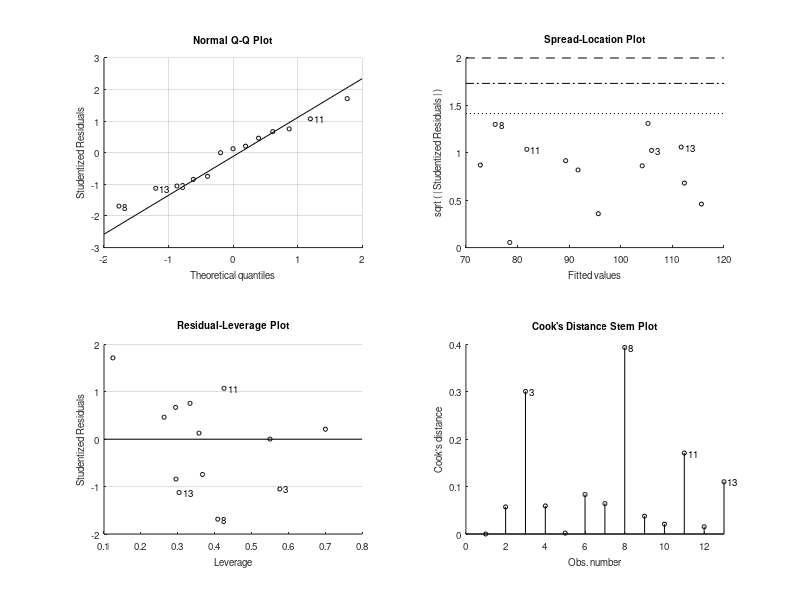

Write MATLAB code to recreate this figure. (Note: this script raises an error after producing the figure.)
%%
clear; close all; clc;
disp('>> ')
disp('>> ')
disp('>> ========= WELCOME TO THE OENG1116 TUTORIAL-7===========')
disp('>> ')
disp('>> ')
disp('>> ')
disp('>> ')
commandwindow

%%
clear;
clc;
disp('>> ')
disp('>> ')
disp('>> ========= Example of fitlm_1===========')
disp('>> ')
disp('>> ')
disp('>> ')
rng(1);
load hald % built-in data set in Matlab
mdl = fitlm(ingredients,heat,'linear') ; 
heatpred = predict(mdl,ingredients);
table( heat( : ),heatpred( : ), 'VariableNames',... 
    {' Heat',' Predicted_heat'}) %Show the results of data of the output and predicted output.

%%
clear;
clc;
disp('>> ')
disp('>> ')
disp('>> ========= fitlm_2===========')% regression1.xlsx has been used .
disp('>> ')
disp('>> ')
disp('>> ')
rng(1);
Filename='regression1.xlsx';
Sheetread='sheet1';
Input1='A1:A100';
output1='B1:B100';
Input=xlsread(Filename,Sheetread,Input1); %Read Microsoft Excel 
Target=xlsread(Filename,Sheetread,output1 );
x=Input;
t=Target;
t= fillmissing(t,'spline'); %fill in the missing output data
mdl = fitlm(x,t,'linear');
ypred = predict(mdl,x);
plot(x,t,'o',x,ypred,'x')
legend('Data','Predictions')


%%
clear;
clc;
disp('>> ')
disp('>> ')
disp('>> ========= Example of polyfit function_1===========')
disp('>> ')
disp('>> ')
disp('>> ')

x=[0.1;0.2;0.4;0.6;0.9;1.3;1.5;1.7;1.8];
y=[0.75;1.25;1.45;1.25;0.85;0.55;0.35;0.28;0.18];
p1=polyfit(x,y,7);% returns the coefficients for a polynomial p(x) of degree 7
y_predict=polyval(p1,x);
plot(x,y,'o',x,y_predict,'-');
table( y( : ),y_predict( : ), 'VariableNames',... 
    {' Actual_y',' Predicted_y'}) %Show the results of data of the output and predicted output.

%%
clear;
clc;
disp('>> ')
disp('>> ')
disp('>> ========= Example of polyfit function_2===========')
disp('>> ')
disp('>> ')
disp('>> ')
x = linspace(0,1,5); % input 
t = 1./(1+x);% output
p = polyfit(x,t,4); %gives the coefficients 
xnew = linspace(0,2); % new x
tnew = 1./(1+xnew); % new y
ynew = polyval(p,xnew);
figure 
plot(x,t,'o')
hold on 
plot(xnew,tnew)
plot(xnew,ynew,'r--')
legend('t','tnew','ynew')
%%
clear;
clc;
disp('>> ')
disp('>> ')
disp('>> ========= Example of polyfit function_3===========')
disp('>> ')
disp('>> ')
disp('>> ')
data=[0 0.562
0	0.58
0	0.549
25	0.572
25	0.6
25	0.572
57	0.744
57	0.749
57	0.742
90	0.776
90	0.789
90	0.824
115	0.959
115	0.993
115	0.949
136	1.248
136	1.282
136	1.304
165	1.492
165	1.468
165	1.49
186	1.854
186	1.804
];
figure(1);
plot(data(:,1),data(:,2),'ks');grid on;% plotting with black squares
x=data(:,1);
y=data(:,2);
m1=polyfit(x,y,1); %build a first order polynomial model ,m1 are the coefficients (linear )
p1=polyval(m1,x);
m2=polyfit(x,y,2);%build a second order polynomial model ,m2 are the coefficients
p2=polyval(m2,x);
m3=polyfit(x,y,3);%build a second order polynomial model ,m3 are the coefficients
p3=polyval(m3,x);
m4=polyfit(x,log(y),1);%build a logarithmic model of order 1 ,m4 are the coefficients
p4=polyval(m4,x);
figure(2);
subplot(2,2,1),plot(x,y,'ko'),hold on,plot(x,p1,'k--');grid on,title('first order');
subplot(2,2,2),plot(x,y,'ko'),hold on,plot(x,p2,'k--');grid on,title('second order');
subplot(2,2,3),plot(x,y,'ko'),hold on,plot(x,p3,'k--');grid on,title('third order');
subplot(2,2,4),plot(x,log(y),'ko'),hold on,plot(x,p4,'k--');grid on,title('logarithmic fit');


%%
clear;
clc;
disp('>> ')
disp('>> ')
disp('>> ========= Example of lsqcurvefit function_1===========')
disp('>> ')
disp('>> ')
disp('>> ')
rng(1); 
x = linspace(0,3);
t = exp(-1.3*x) + 0.05*randn(size(x));
fun = @(b,x)b(1)*exp(b(2)*x); % Defining the Model function
b0 = [1/2,-2]; %Coefficient initiation 
mdl = lsqcurvefit(fun,b0,x,t); % obtaining the coefficients.
ypredicted=fun(mdl,x);
plot(x,t,'ko',x,ypredicted,'b-')
legend('Data','Fitted exponential')
title('Data and Fitted Curve')
%%
clear;
clc;
disp('>> ')
disp('>> ')
disp('>> ========= Example of lsqcurvefit function_2===========')
disp('>> ')
disp('>> ')
disp('>> ')
rng(1);

x = [-2,-1.64,-1.33,-0.7,0,0.45,1.2,1.64,2.32,2.9]; 
t = [0.699369,0.700462,0.695354,1.03905,1.97389,2.41143,1.91091,0.919576,-0.730975,-1.42001]; 
fun = @(b,x)b(1)*cos(b(2)*x)+b(2)*sin(b(1)*x); 
b = [1,0.2]; 

mdl = lsqcurvefit(fun,b,x,t);% mdl will be the coefficients
ypredicted=fun(mdl,x);%This equals to yexpected =mdl(:,1)*cos(mdl(:,2)*x)+mdl(:,2)*sin(mdl(:,1)*x)
plot(x,t,'ko',x,ypredicted,'b-')
grid on
legend('Data','Fitted exponential')
title('Data and Fitted Curve')
table( t(: ),ypredicted(:), 'VariableNames',... 
    {' Actual_y',' Predicted_y'}) 



%%
clear;
clc;
disp('>> ')
disp('>> ')
disp('>> ========= Example of fitnlm function_1===========')% regression2.xlsx has been used .
disp('>> ')
disp('>> ')
disp('>> ')
rng(1) ;
Filename='regression2.xlsx';
Sheetread='Sheet1';
Input1='A1:B406';
output1='C1:C406';
Input=xlsread(Filename,Sheetread,Input1); %Read Microsoft Excel 
Target=xlsread(Filename,Sheetread,output1 );
x=Input;
t=Target;
x=fillmissing(x,'spline'); %fill in the missing input data
t= fillmissing(t,'spline'); %fill in the missing output data
modelfun = @(b,x)(b(1) + b(2)*x(:,1).^b(3) +...
b(4)*x(:,2).^b(5)); % nonlinear model
beta0 = [-50 500 -1 500 -1]; % coefficients initiation
mdl = fitnlm(x,t,modelfun,beta0); 
y_expected = predict(mdl,x);
table( t (10:20 ),y_expected( 10:20 ), 'VariableNames',... 
    {' TrueLabel',' PredictedLabel'}) %Show the results of 1st  to 10th data of the output and predicted output.
MSE_training= (mean((t - y_expected).^2));
RMSE_training = sqrt(mean((t - y_expected).^2));

%%
clear;
clc;
disp('>> ')
disp('>> ')
disp('>> ========= Example of fitnlm function_2===========')% regression3.xlsx has been used .
disp('>> ')
disp('>> ')
disp('>> ')
rng(1) ;
Filename='regression3.xlsx';
Sheetread='Sheet1';
Input1='A1:C13';
output1='D1:D13';
Input=xlsread(Filename,Sheetread,Input1); %Read Microsoft Excel 
Target=xlsread(Filename,Sheetread,output1 );
x=Input;
t=Target;
beta = [1 1 1 1 1]; % coefficient initiation
fun = @(b,x)((b(1)*x(:,2)-x(:,3)/b(5))./(1+b(2)*x(:,1)+b(3)*x(:,2)+b(4)*x(:,3)));
mdl = fitnlm(x,t,fun,beta)
y_expected = predict(mdl,x);
table( t( : ),y_expected( : ), 'VariableNames',... 
    {' Actual_Y',' PredictedY'}) %Show the results of 5th  to 10th data of the output and predicted output.
MSE_training= (mean((t - y_expected).^2));
RMSE_training = sqrt(mean((t - y_expected).^2));
%%
clear;
clc;
disp('>> ')
disp('>> ')
disp('>> ========= Example of fitnlm function_3===========')% regression4.xlsx has been used .
disp('>> ')
disp('>> ')
disp('>> ')
rng(1);
Filename='regression4.xlsx';
Sheetread='Sheet1';
Input1='A1:C72';
output1='D1:D72';
Input=xlsread(Filename,Sheetread,Input1); %Read Microsoft Excel 
Target=xlsread(Filename,Sheetread,output1 );
x=Input;
t=Target;
[xn,sxn] = mapminmax(x');% Standardize x 
[tn,stn]= mapminmax(t');% Standardize t
Sheetread1='Sheet2';
Input2='A1:C3';
Target2 ='D1:D3';
Inputnew=xlsread(Filename,Sheetread1,Input2);
Targetnew=xlsread(Filename,Sheetread1,Target2 );
xnew=Inputnew; 
tnew=Targetnew;
xnewn = mapminmax('apply',xnew',sxn); % The same Process setting of 
%standardization for x should  be applied for xnew as well .%xnewn is the
%standardized xnew 
xn=xn';% standardized x
tn=tn';% standardized t
xnewn=xnewn';%standardized xnew
beta = [1 1 1 1 1 1 ]; % coefficient initiation
fun=@(b,xn)b(1)+b(2)*xn(:,1)+b(3)*xn(:,2)+b(4)*xn(:,3)+b(5)*(xn(:,1).^2)+b(6)*((xn(:,1).*xn(:,2).*xn(:,3)));% nonlinear model with standardized x
mdl = fitnlm(xn,tn,fun,beta);% find coeffcients(beta) of model(fun )using normalized x and t 
yfitn = predict(mdl,xn);% make prediction based on normalized x
yfit = mapminmax('reverse', yfitn,stn); % To reverse the prediction to original state using the same process setting of t 
table( t( 10:20 ),yfit( 10:20 ), 'VariableNames',... 
    {' TrueLabel',' PredictedLabel'}) %Show the results of 5th  to 10th data of the output and predicted output.
MSE_training=sum((yfit-t).^2)/numel(t); % Calculate MSE for data 
RMSE_training=sqrt(sum((yfit-t).^2)/numel(t)); % Calculate RMSE for data
ynewn=predict(mdl,xnewn);% make prediction based on normalized new data
ynew = mapminmax('reverse', ynewn,stn); % To reverse the normalized ynew and use the processing setting of t
table(tnew(:),ynew(:),'VariableNames',{'ObservedValue_Newdata',' PredictedValue_newdata'}) % show data in output and predicted output
MSE_testing=sum((tnew-ynew).^2)/numel(tnew); % Calculate MSE for new data
RMSE_testing=sqrt(sum((tnew-ynew).^2)/numel(tnew)); % Calculate RMSE for new data
Errorpercentage=((ynew-tnew)./tnew)*100; % Calculate error percentage for tnew and ynew
% R=corr(ynew,tnew);